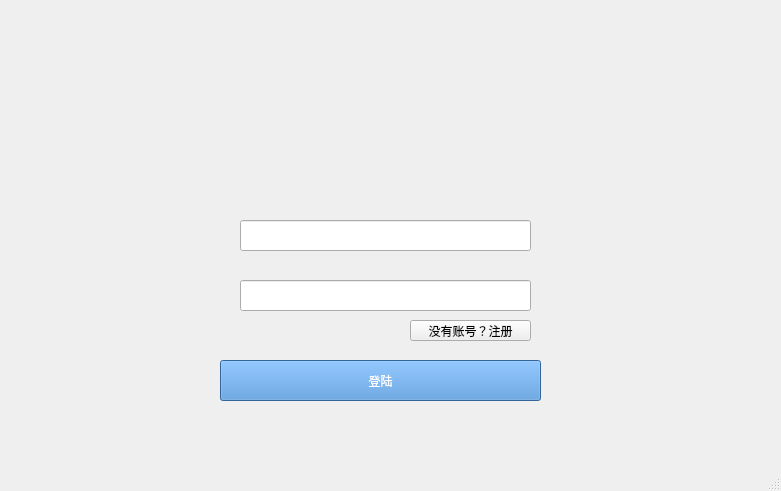
<?xml version="1.0" encoding="UTF-8"?>
<ui version="4.0">
 <class>MainWindow</class>
 <widget class="QMainWindow" name="MainWindow">
  <property name="geometry">
   <rect>
    <x>0</x>
    <y>0</y>
    <width>781</width>
    <height>491</height>
   </rect>
  </property>
  <property name="windowTitle">
   <string>MainWindow</string>
  </property>
  <property name="styleSheet">
   <string notr="true"/>
  </property>
  <widget class="QWidget" name="centralwidget">
   <widget class="QPushButton" name="loginButton">
    <property name="geometry">
     <rect>
      <x>220</x>
      <y>360</y>
      <width>321</width>
      <height>41</height>
     </rect>
    </property>
    <property name="styleSheet">
     <string notr="true">font: 14pt &quot;Algerian&quot;;
color: rgb(255, 255, 255);
background-color: rgb(71, 142, 213);</string>
    </property>
    <property name="text">
     <string>登陆</string>
    </property>
   </widget>
   <widget class="QLineEdit" name="passWord">
    <property name="geometry">
     <rect>
      <x>240</x>
      <y>280</y>
      <width>291</width>
      <height>31</height>
     </rect>
    </property>
    <property name="echoMode">
     <enum>QLineEdit::Password</enum>
    </property>
    <property name="placeholderText">
     <string comment="请输入密码" extracomment="请输入密码"/>
    </property>
   </widget>
   <widget class="QLineEdit" name="userName">
    <property name="geometry">
     <rect>
      <x>240</x>
      <y>220</y>
      <width>291</width>
      <height>31</height>
     </rect>
    </property>
    <property name="placeholderText">
     <string comment="请输入用户名" extracomment="请输入用户名"/>
    </property>
   </widget>
   <widget class="QPushButton" name="r_button">
    <property name="geometry">
     <rect>
      <x>410</x>
      <y>320</y>
      <width>121</width>
      <height>21</height>
     </rect>
    </property>
    <property name="text">
     <string>没有账号？注册</string>
    </property>
   </widget>
  </widget>
  <widget class="QMenuBar" name="menubar">
   <property name="geometry">
    <rect>
     <x>0</x>
     <y>0</y>
     <width>781</width>
     <height>23</height>
    </rect>
   </property>
  </widget>
  <widget class="QStatusBar" name="statusbar"/>
 </widget>
 <resources/>
 <connections>
  <connection>
   <sender>loginButton</sender>
   <signal>clicked()</signal>
   <receiver>MainWindow</receiver>
   <slot>login()</slot>
   <hints>
    <hint type="sourcelabel">
     <x>264</x>
     <y>423</y>
    </hint>
    <hint type="destinationlabel">
     <x>224</x>
     <y>267</y>
    </hint>
   </hints>
  </connection>
  <connection>
   <sender>r_button</sender>
   <signal>clicked()</signal>
   <receiver>MainWindow</receiver>
   <slot>registe()</slot>
   <hints>
    <hint type="sourcelabel">
     <x>471</x>
     <y>350</y>
    </hint>
    <hint type="destinationlabel">
     <x>472</x>
     <y>367</y>
    </hint>
   </hints>
  </connection>
 </connections>
 <slots>
  <slot>login()</slot>
  <slot>registe()</slot>
 </slots>
</ui>
